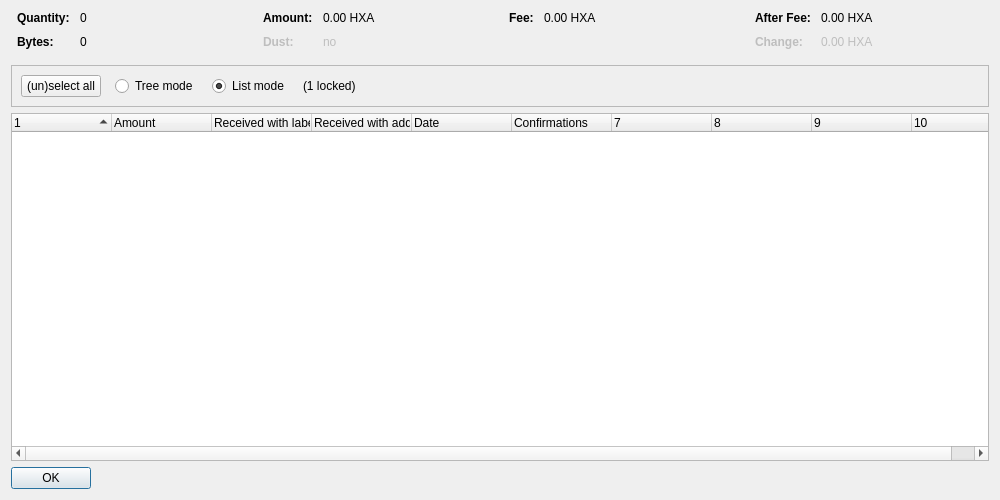
<?xml version="1.0" encoding="UTF-8"?>
<ui version="4.0">
 <class>CoinControlDialog</class>
 <widget class="QDialog" name="CoinControlDialog">
  <property name="geometry">
   <rect>
    <x>0</x>
    <y>0</y>
    <width>1000</width>
    <height>500</height>
   </rect>
  </property>
  <property name="windowTitle">
   <string>Coin Selection</string>
  </property>
  <layout class="QVBoxLayout" name="verticalLayout">
   <item>
    <layout class="QHBoxLayout" name="horizontalLayoutTop" stretch="0,0,0,0">
     <property name="topMargin">
      <number>0</number>
     </property>
     <property name="bottomMargin">
      <number>10</number>
     </property>
     <item>
      <layout class="QFormLayout" name="formLayoutCoinControl1">
       <property name="horizontalSpacing">
        <number>10</number>
       </property>
       <property name="verticalSpacing">
        <number>10</number>
       </property>
       <property name="leftMargin">
        <number>6</number>
       </property>
       <property name="rightMargin">
        <number>6</number>
       </property>
       <item row="0" column="0">
        <widget class="QLabel" name="labelCoinControlQuantityText">
         <property name="font">
          <font>
           <weight>75</weight>
           <bold>true</bold>
          </font>
         </property>
         <property name="text">
          <string>Quantity:</string>
         </property>
        </widget>
       </item>
       <item row="0" column="1">
        <widget class="QLabel" name="labelCoinControlQuantity">
         <property name="cursor">
          <cursorShape>IBeamCursor</cursorShape>
         </property>
         <property name="contextMenuPolicy">
          <enum>Qt::ActionsContextMenu</enum>
         </property>
         <property name="text">
          <string notr="true">0</string>
         </property>
         <property name="textInteractionFlags">
          <set>Qt::LinksAccessibleByMouse|Qt::TextSelectableByKeyboard|Qt::TextSelectableByMouse</set>
         </property>
        </widget>
       </item>
       <item row="1" column="0">
        <widget class="QLabel" name="labelCoinControlBytesText">
         <property name="font">
          <font>
           <weight>75</weight>
           <bold>true</bold>
          </font>
         </property>
         <property name="text">
          <string>Bytes:</string>
         </property>
        </widget>
       </item>
       <item row="1" column="1">
        <widget class="QLabel" name="labelCoinControlBytes">
         <property name="cursor">
          <cursorShape>IBeamCursor</cursorShape>
         </property>
         <property name="contextMenuPolicy">
          <enum>Qt::ActionsContextMenu</enum>
         </property>
         <property name="text">
          <string notr="true">0</string>
         </property>
         <property name="textInteractionFlags">
          <set>Qt::LinksAccessibleByMouse|Qt::TextSelectableByKeyboard|Qt::TextSelectableByMouse</set>
         </property>
        </widget>
       </item>
      </layout>
     </item>
     <item>
      <layout class="QFormLayout" name="formLayoutCoinControl2">
       <property name="horizontalSpacing">
        <number>10</number>
       </property>
       <property name="verticalSpacing">
        <number>10</number>
       </property>
       <property name="leftMargin">
        <number>6</number>
       </property>
       <property name="rightMargin">
        <number>6</number>
       </property>
       <item row="0" column="0">
        <widget class="QLabel" name="labelCoinControlAmountText">
         <property name="font">
          <font>
           <weight>75</weight>
           <bold>true</bold>
          </font>
         </property>
         <property name="text">
          <string>Amount:</string>
         </property>
        </widget>
       </item>
       <item row="0" column="1">
        <widget class="QLabel" name="labelCoinControlAmount">
         <property name="cursor">
          <cursorShape>IBeamCursor</cursorShape>
         </property>
         <property name="contextMenuPolicy">
          <enum>Qt::ActionsContextMenu</enum>
         </property>
         <property name="text">
          <string notr="true">0.00 HXA</string>
         </property>
         <property name="textInteractionFlags">
          <set>Qt::LinksAccessibleByMouse|Qt::TextSelectableByKeyboard|Qt::TextSelectableByMouse</set>
         </property>
        </widget>
       </item>
       <item row="1" column="0">
        <widget class="QLabel" name="labelCoinControlLowOutputText">
         <property name="enabled">
          <bool>false</bool>
         </property>
         <property name="font">
          <font>
           <weight>75</weight>
           <bold>true</bold>
          </font>
         </property>
         <property name="text">
          <string>Dust:</string>
         </property>
        </widget>
       </item>
       <item row="1" column="1">
        <widget class="QLabel" name="labelCoinControlLowOutput">
         <property name="enabled">
          <bool>false</bool>
         </property>
         <property name="cursor">
          <cursorShape>IBeamCursor</cursorShape>
         </property>
         <property name="contextMenuPolicy">
          <enum>Qt::ActionsContextMenu</enum>
         </property>
         <property name="text">
          <string notr="true">no</string>
         </property>
         <property name="textInteractionFlags">
          <set>Qt::LinksAccessibleByMouse|Qt::TextSelectableByKeyboard|Qt::TextSelectableByMouse</set>
         </property>
        </widget>
       </item>
      </layout>
     </item>
     <item>
      <layout class="QFormLayout" name="formLayoutCoinControl3">
       <property name="horizontalSpacing">
        <number>10</number>
       </property>
       <property name="verticalSpacing">
        <number>10</number>
       </property>
       <property name="leftMargin">
        <number>6</number>
       </property>
       <property name="rightMargin">
        <number>6</number>
       </property>
       <item row="0" column="0">
        <widget class="QLabel" name="labelCoinControlFeeText">
         <property name="font">
          <font>
           <weight>75</weight>
           <bold>true</bold>
          </font>
         </property>
         <property name="text">
          <string>Fee:</string>
         </property>
        </widget>
       </item>
       <item row="0" column="1">
        <widget class="QLabel" name="labelCoinControlFee">
         <property name="cursor">
          <cursorShape>IBeamCursor</cursorShape>
         </property>
         <property name="contextMenuPolicy">
          <enum>Qt::ActionsContextMenu</enum>
         </property>
         <property name="text">
          <string notr="true">0.00 HXA</string>
         </property>
         <property name="textInteractionFlags">
          <set>Qt::LinksAccessibleByMouse|Qt::TextSelectableByKeyboard|Qt::TextSelectableByMouse</set>
         </property>
        </widget>
       </item>
      </layout>
     </item>
     <item>
      <layout class="QFormLayout" name="formLayoutCoinControl4">
       <property name="horizontalSpacing">
        <number>10</number>
       </property>
       <property name="verticalSpacing">
        <number>10</number>
       </property>
       <property name="leftMargin">
        <number>6</number>
       </property>
       <property name="rightMargin">
        <number>6</number>
       </property>
       <item row="0" column="0">
        <widget class="QLabel" name="labelCoinControlAfterFeeText">
         <property name="font">
          <font>
           <weight>75</weight>
           <bold>true</bold>
          </font>
         </property>
         <property name="text">
          <string>After Fee:</string>
         </property>
        </widget>
       </item>
       <item row="0" column="1">
        <widget class="QLabel" name="labelCoinControlAfterFee">
         <property name="cursor">
          <cursorShape>IBeamCursor</cursorShape>
         </property>
         <property name="contextMenuPolicy">
          <enum>Qt::ActionsContextMenu</enum>
         </property>
         <property name="text">
          <string notr="true">0.00 HXA</string>
         </property>
         <property name="textInteractionFlags">
          <set>Qt::LinksAccessibleByMouse|Qt::TextSelectableByKeyboard|Qt::TextSelectableByMouse</set>
         </property>
        </widget>
       </item>
       <item row="1" column="0">
        <widget class="QLabel" name="labelCoinControlChangeText">
         <property name="enabled">
          <bool>false</bool>
         </property>
         <property name="font">
          <font>
           <weight>75</weight>
           <bold>true</bold>
          </font>
         </property>
         <property name="text">
          <string>Change:</string>
         </property>
        </widget>
       </item>
       <item row="1" column="1">
        <widget class="QLabel" name="labelCoinControlChange">
         <property name="enabled">
          <bool>false</bool>
         </property>
         <property name="cursor">
          <cursorShape>IBeamCursor</cursorShape>
         </property>
         <property name="contextMenuPolicy">
          <enum>Qt::ActionsContextMenu</enum>
         </property>
         <property name="text">
          <string notr="true">0.00 HXA</string>
         </property>
         <property name="textInteractionFlags">
          <set>Qt::LinksAccessibleByMouse|Qt::TextSelectableByKeyboard|Qt::TextSelectableByMouse</set>
         </property>
        </widget>
       </item>
      </layout>
     </item>
    </layout>
   </item>
   <item>
    <widget class="QFrame" name="frame">
     <property name="minimumSize">
      <size>
       <width>0</width>
       <height>40</height>
      </size>
     </property>
     <property name="frameShape">
      <enum>QFrame::StyledPanel</enum>
     </property>
     <property name="frameShadow">
      <enum>QFrame::Sunken</enum>
     </property>
     <layout class="QHBoxLayout" name="horizontalLayout">
      <item>
       <layout class="QHBoxLayout" name="horizontalLayoutPanel" stretch="0,0,0,0,0">
        <property name="spacing">
         <number>14</number>
        </property>
        <item>
         <widget class="QPushButton" name="pushButtonSelectAll">
          <property name="sizePolicy">
           <sizepolicy hsizetype="Maximum" vsizetype="Fixed">
            <horstretch>0</horstretch>
            <verstretch>0</verstretch>
           </sizepolicy>
          </property>
          <property name="text">
           <string>(un)select all</string>
          </property>
          <property name="autoDefault">
           <bool>false</bool>
          </property>
         </widget>
        </item>
        <item>
         <widget class="QRadioButton" name="radioTreeMode">
          <property name="sizePolicy">
           <sizepolicy hsizetype="Maximum" vsizetype="Fixed">
            <horstretch>0</horstretch>
            <verstretch>0</verstretch>
           </sizepolicy>
          </property>
          <property name="text">
           <string>Tree mode</string>
          </property>
         </widget>
        </item>
        <item>
         <widget class="QRadioButton" name="radioListMode">
          <property name="sizePolicy">
           <sizepolicy hsizetype="Maximum" vsizetype="Fixed">
            <horstretch>0</horstretch>
            <verstretch>0</verstretch>
           </sizepolicy>
          </property>
          <property name="text">
           <string>List mode</string>
          </property>
          <property name="checked">
           <bool>true</bool>
          </property>
         </widget>
        </item>
        <item>
         <widget class="QLabel" name="labelLocked">
          <property name="text">
           <string notr="true">(1 locked)</string>
          </property>
         </widget>
        </item>
        <item>
         <spacer name="horizontalSpacer">
          <property name="orientation">
           <enum>Qt::Horizontal</enum>
          </property>
          <property name="sizeHint" stdset="0">
           <size>
            <width>40</width>
            <height>20</height>
           </size>
          </property>
         </spacer>
        </item>
       </layout>
      </item>
     </layout>
    </widget>
   </item>
   <item>
    <widget class="CoinControlTreeWidget" name="treeWidget">
     <property name="contextMenuPolicy">
      <enum>Qt::CustomContextMenu</enum>
     </property>
     <property name="sortingEnabled">
      <bool>false</bool>
     </property>
     <property name="columnCount">
      <number>10</number>
     </property>
     <attribute name="headerShowSortIndicator" stdset="0">
      <bool>true</bool>
     </attribute>
     <attribute name="headerStretchLastSection">
      <bool>false</bool>
     </attribute>
     <column>
      <property name="text">
       <string/>
      </property>
     </column>
     <column>
      <property name="text">
       <string>Amount</string>
      </property>
     </column>
     <column>
      <property name="text">
       <string>Received with label</string>
      </property>
     </column>
     <column>
      <property name="text">
       <string>Received with address</string>
      </property>
     </column>
     <column>
      <property name="text">
       <string>Date</string>
      </property>
     </column>
     <column>
      <property name="text">
       <string>Confirmations</string>
      </property>
      <property name="toolTip">
       <string>Confirmed</string>
      </property>
     </column>
     <column>
      <property name="text">
       <string/>
      </property>
     </column>
     <column>
      <property name="text">
       <string/>
      </property>
     </column>
     <column>
      <property name="text">
       <string/>
      </property>
     </column>
     <column>
      <property name="text">
       <string/>
      </property>
     </column>
    </widget>
   </item>
   <item>
    <widget class="QDialogButtonBox" name="buttonBox">
     <property name="sizePolicy">
      <sizepolicy hsizetype="Maximum" vsizetype="Fixed">
       <horstretch>0</horstretch>
       <verstretch>0</verstretch>
      </sizepolicy>
     </property>
     <property name="orientation">
      <enum>Qt::Horizontal</enum>
     </property>
     <property name="standardButtons">
      <set>QDialogButtonBox::Ok</set>
     </property>
    </widget>
   </item>
  </layout>
 </widget>
 <customwidgets>
  <customwidget>
   <class>CoinControlTreeWidget</class>
   <extends>QTreeWidget</extends>
   <header>qt/coincontroltreewidget.h</header>
  </customwidget>
 </customwidgets>
 <resources/>
 <connections/>
</ui>
